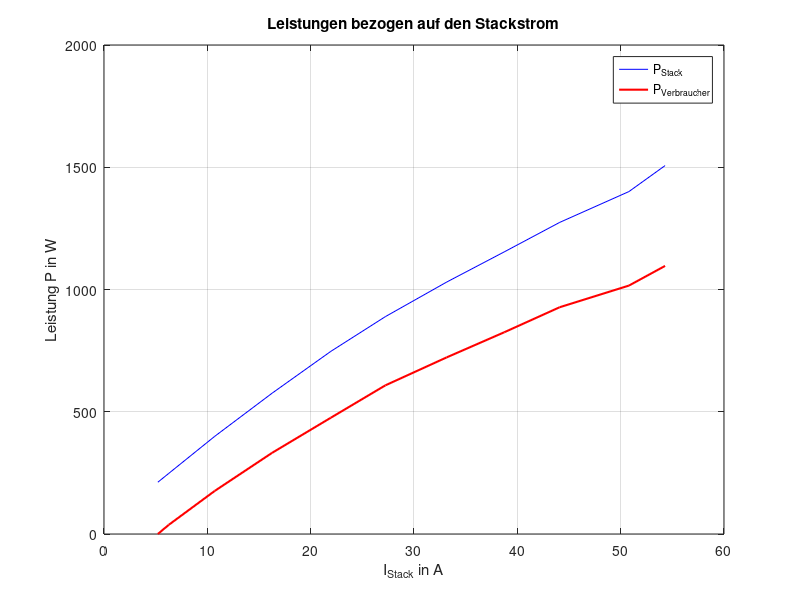

Here is the MATLAB script that generated this plot: (Note: this script raises an error after producing the figure.)
% Plotten für Aufgabe 6.2

close all;
clear;
clc;

%% Festlegungen

x = [5.21, 6.27, 10.71, 16.27, 21.95, 27.23, 33.17, 38.73, 44.10, 50.80, 54.30]; % I-Stack
y1 = [211.79, 247.98, 399.27, 575.96, 746.96, 889.06, 1030.59, 1153.77, 1274.49, 1400.56, 1506.83]; % P-Stack
y2 = [0.00, 37.55, 176.00, 332.00, 475.50, 608.00, 722.50, 825.00, 927.50, 1016.00, 1096.50]; % P-Verbraucher
y3 = [40.65, 39.55, 37.28, 35.40, 34.03, 32.65, 31.07, 29.79, 28.90, 27.57, 27.75]; % Spannung
y4 = [0.65, 1.00, 2.35, 4.10, 5.80, 7.45, 9.20, 11.40, 12.75, 15.30, 15.90]; % H_2 Verbrauch

%% Plotting der Linien

figure(1),
plot(x, y1, 'b-', x, y2, 'r-','Linewidth',1.5); % Blaue Linie für y1, Rote Linie für y2
xlabel('I_{Stack} in A'); % Beschriftung der x-Achse
ylabel('Leistung P in W'); % Beschriftung der linken y-Achse
title('Leistungen bezogen auf den Stackstrom'); % Titel des Diagramms
grid on; % Gitterlinien anzeigen
legend('P_{Stack}', 'P_{Verbraucher}', 'Location', 'best');
fontsize(20,"points");
xlim([0 55]);

figure(2),
plot(x, y3,'Linewidth',1.5);
xlabel('I_{Stack} in A');
ylabel('Spannung U in V');
title('Spannung und Wasserstoffverbrauch über den Stackstrom')
grid on;
xlim([0 55]);

yyaxis right;
plot(x,y4,'Linewidth',1.5);
ylabel('H_2 Verbrauch in l/min')
legend('U_{Stack}', 'H_2 Verbrauch', 'Location', 'east');
fontsize(20,"points");

